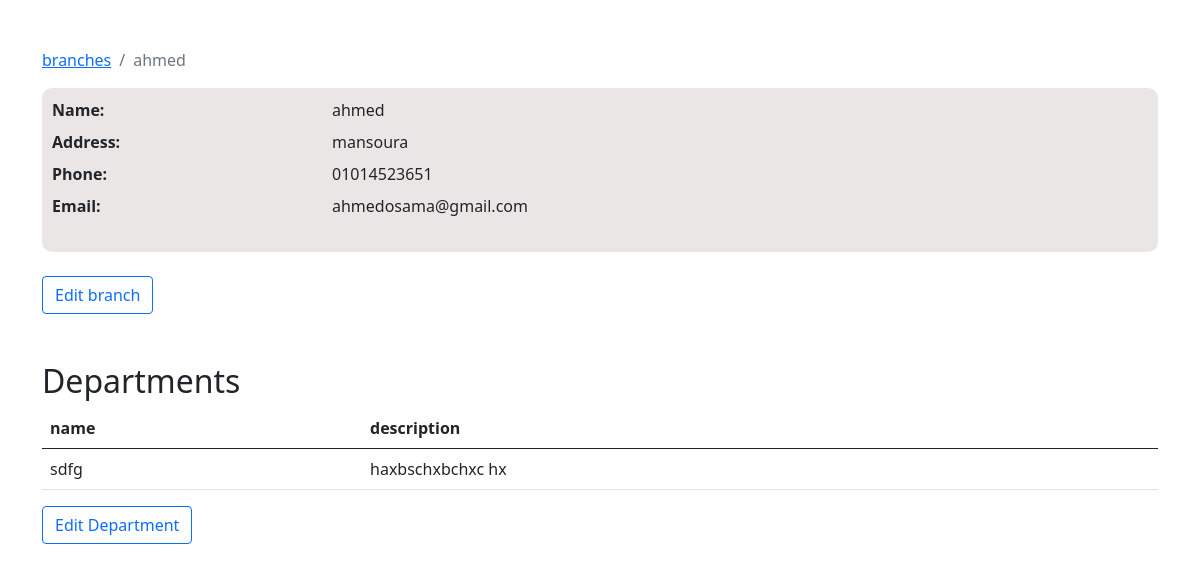
/company/1, run on the app's committed database.
### company/models.py (models this page shows, shortened)
class Branch(models.Model):
    name = models.CharField(max_length=50)
    address = models.CharField(max_length=100)
    phone = models.CharField(max_length=12, null = True , blank = True)
    email = models.EmailField(max_length=50, null = True , blank = True)

class Department(models.Model):
    name = models.CharField(max_length=50)
    description = models.TextField(max_length=200)
    branch = models.ForeignKey('Branch', related_name="departmentsBranch", on_delete=models.CASCADE)

### company/views.py (the view)
# urls.py: path('<int:branch_id>', branch_details, name="branchesDetails"),
def branch_details(request, branch_id):
    branch = Branch.objects.get(id=branch_id)
    departments = branch.departmentsBranch.filter(branch=branch)
    return render(request, 'company/branch_details.html', {'branch':branch, 'departments':departments})

### company/templates/company/branch_details.html (shortened to what this page needs)
{% extends 'base.html'%}
{% block breadcrumb%}
    <li class="breadcrumb-item active" aria-current="page">
        <a href="{% url 'company:branches' %}">branches</a></li>
    <li class="breadcrumb-item active" aria-current="page">{{branch.name}}</li>
{%endblock breadcrumb%}
{% block body%}
        <div style="background-color: rgb(235, 230, 230);border: 10px solid rgb(235, 230, 230);border-radius: 10px;">
            <dl class="row ml-4">
                <dt class="col-sm-3">Name:</dt>
                <dd class="col-sm-9">{{branch.name}}</dd>
                <dt class="col-sm-3">Address:</dt>
                <dd class="col-sm-9">{{branch.address}}</dd>
                <dt class="col-sm-3">Phone:</dt>
                <dd class="col-sm-9">{{branch.phone}}</dd>
                <dt class="col-sm-3">Email:</dt>
                <dd class="col-sm-9">{{branch.email}}</dd>
            </dl>
        </div>
        <br/>
        <a href="{% url 'company:branch_edit' branch.id %}" class="btn btn-outline-primary">Edit branch</a>
        <div class="mt-5">
        {% if departments %}
            <h2>Departments</h2>
            <table class="table ">
                <thead class="thead-dark">
                    <th>name</th>
                    <th>description</th>
                </thead>
                <tbody>
                    {% for department in departments %}
                    <tr>
                        <td>{{department.name}}</td>
                        <td>{{department.description}}</td>
                    </tr>
                    {%endfor%}
                </tbody>
            </table>
            <a href="#" class="btn btn-outline-primary">Edit Department</a>
        {% else %}
            <h1 class="alert-warning p-5"> No Departments found for this Branch {{branch.name}}</h1>
        {% endif %}
        </div>
{%endblock body%}

### data on the page
Branch: name "ahmed", address "mansoura", phone "01014523651", email "ahmedosama@gmail.com"
Department: name "sdfg", description "haxbschxbchxc hx"
